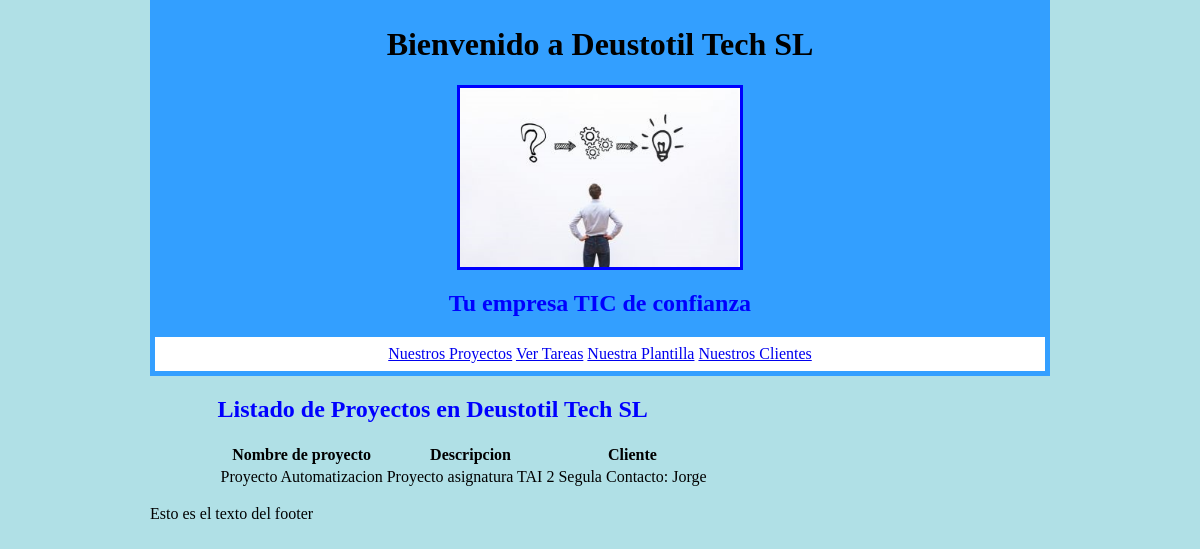
The page /index/home/ on the database as committed earlier.
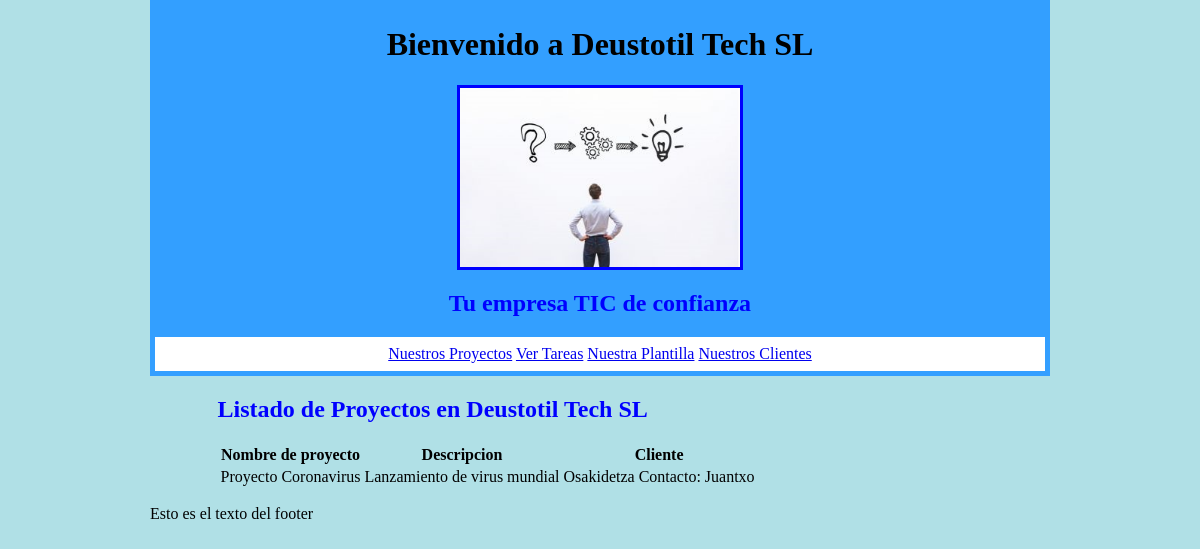
The same page on the database as committed later.
### appDeustotilTECHSL/models.py (models this page shows, shortened)
class Proyecto(models.Model):
    nombre = models.CharField(max_length=25)
    descripcion = models.CharField(max_length=120)
    fecha_inicio = models.DateField(default=date.today())
    fecha_fin = models.DateField(default=date.today())
    presupuesto = models.FloatField(default=0)
    cliente = models.ForeignKey(Cliente, on_delete=models.CASCADE)
    tareas_a_realizar = models.ManyToManyField(Tarea)
    empleados = models.ManyToManyField(Empleado)

class Cliente(models.Model):
    nombre_empresa = models.CharField(max_length=25)
    nombre_contacto = models.CharField(max_length=25)
    apellido1_contacto = models.CharField(max_length=25)
    apellido2_contacto = models.CharField(max_length=25)
    telf_cliente = models.IntegerField()
    email_cliente = models.EmailField()
    def __str__(self):
        return f'{self.nombre_empresa} Contacto:  {self.nombre_contacto}'

### appDeustotilTECHSL/views.py (the view)
# urls.py: path('home/', views.ProyectoListView.as_view(), name='home'),
class ProyectoListView(ListView):
    model = Proyecto
    queryset = Proyecto.objects.order_by('nombre')
    template_name = "lista_proyectos.html"
    def get_context_data(self, **kwargs):
        context = super(ProyectoListView, self).get_context_data(**kwargs)
        context['titulo_pagina'] = 'Listado de Proyectos en Deustotil Tech SL'
        return context

### appDeustotilTECHSL/templates/lista_proyectos.html
{% extends 'index.html' %}
{% block contenido %}
<table>
    <thead>
        <tr>
            <th>Nombre de proyecto</th>
            <th>Descripcion</th>
            <th>Cliente</th>
        </tr>
    </thead>
    <tbody>
        {% for proyecto in proyecto_list %}
        <tr>
            <td>{{ proyecto.nombre}}</td>
            <td>{{ proyecto.descripcion }}</td>
            <td>{{ proyecto.cliente }}</td>
        </tr>
        {% endfor %}
    </tbody>
</table>
{% endblock %}

Rows that differ between the two databases and show on the page:
removed Proyecto: nombre "Proyecto Automatizacion", descripcion "Proyecto asignatura TAI 2", cliente "Segula Contacto: Jorge"
added Proyecto: nombre "Proyecto Coronavirus", descripcion "Lanzamiento de virus mundial", cliente "Osakidetza Contacto: Juantxo"
